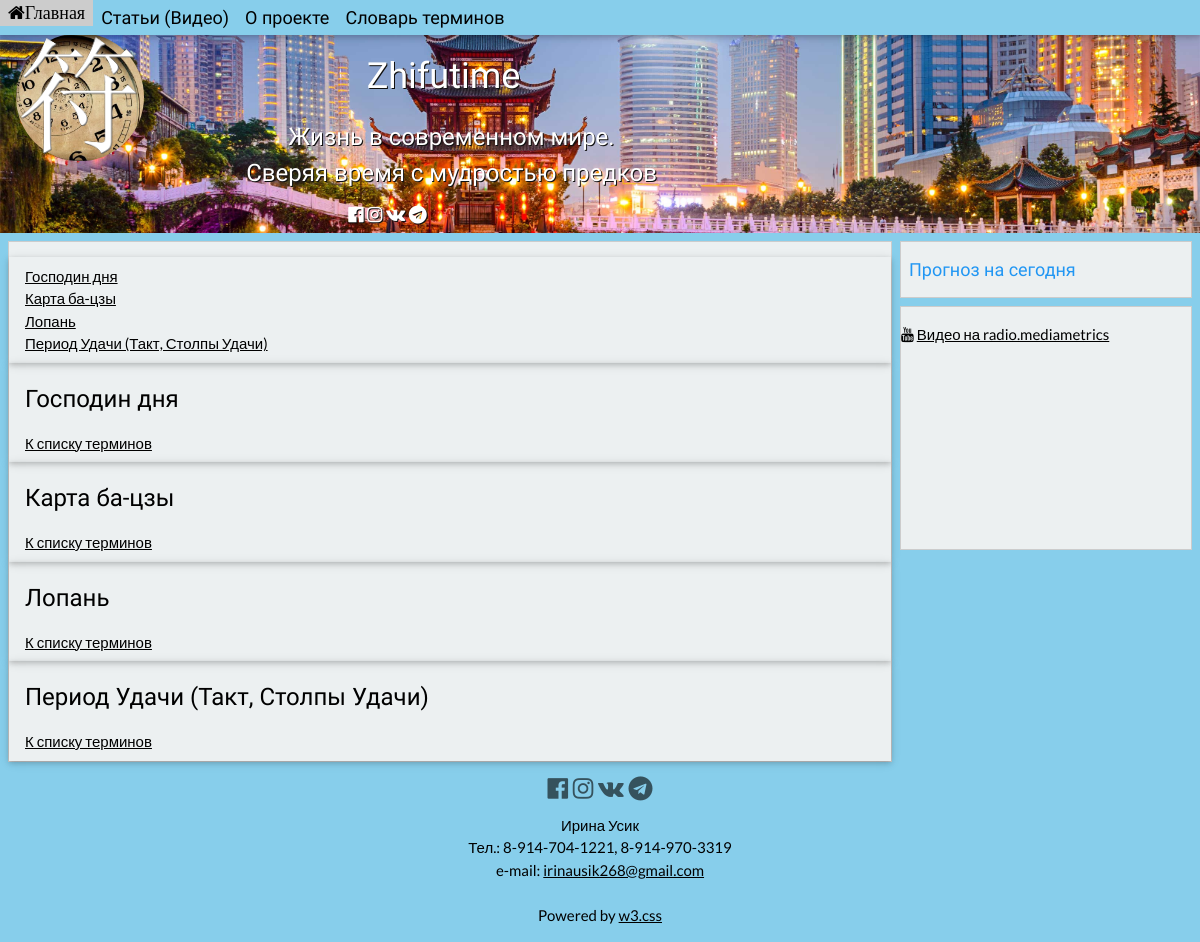
Page /thesaurus/ on the earlier database version.
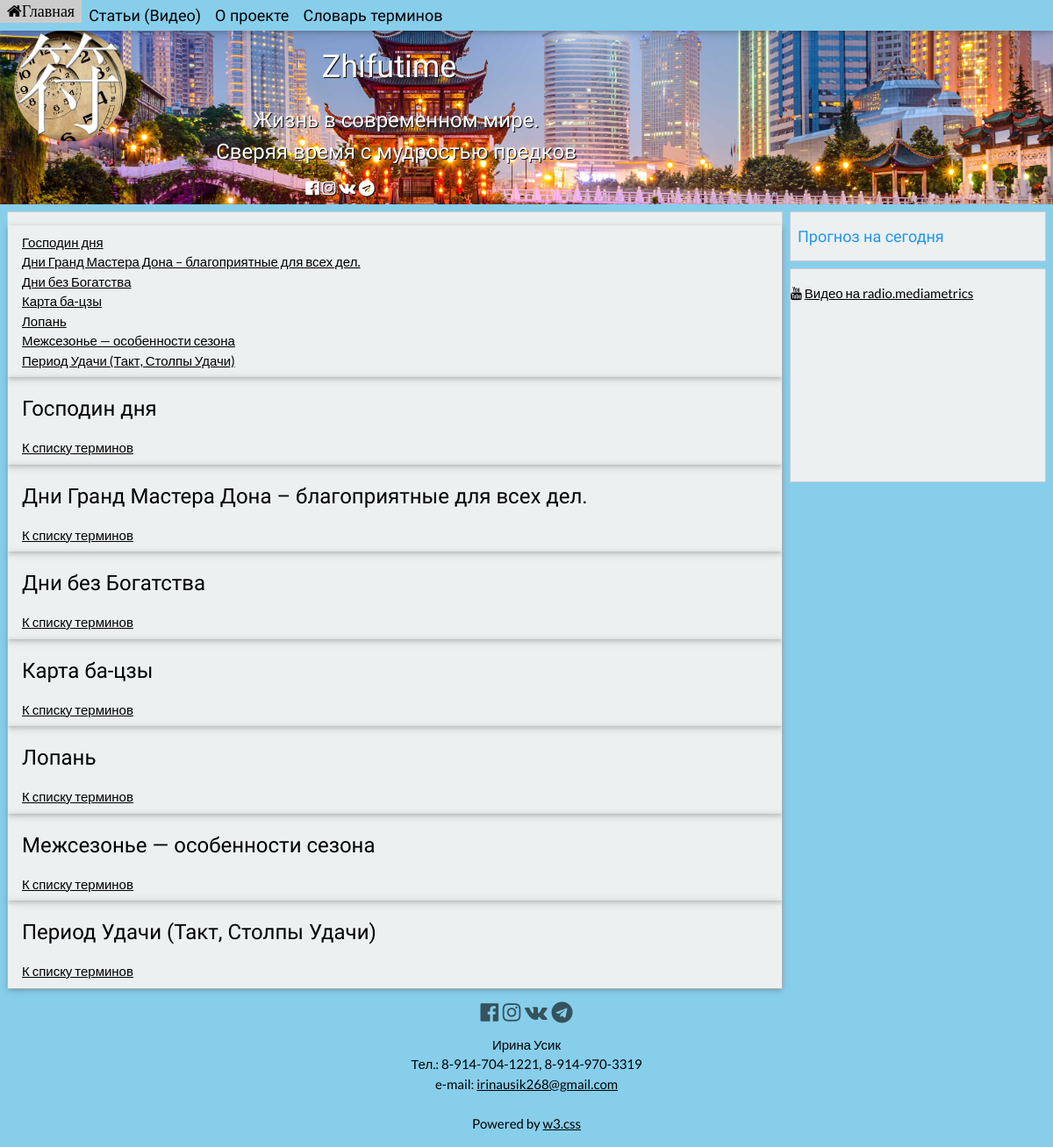
Same page on the later database version.
### zhifutime/models.py (models this page shows)
class Term(models.Model):
    title = models.CharField(max_length=80)
    text = tinymce_models.HTMLField()
    class Meta:
        ordering = ['title']
        verbose_name = 'Термин'
        verbose_name_plural = 'Термины'

### zhifutime/views.py (the view)
# urls.py: url(r'^thesaurus/$', views.thesaurus, name='thesaurus'),
def thesaurus(request):
    terms = Term.objects.all
    return render(request, 'thesaurus.html', {'terms': terms})

### zhifutime/templates/thesaurus.html (shortened to what this page needs)
{%  extends 'basetry.html' %}
{% block main_content %}
    <div  class="w3-card w3-padding" id="list">
    {%  for term in terms %}
        <tr><div>
            <a href="#{{ term.id }}">{{ term.title }}</a>
            </div>
        </tr>
    {% endfor %}
    </div>
    <table class="w3-table-all w3-hoverable">
        {%  for term in terms %}
        <tr><div class="w3-card w3-padding">
            <h3 id="{{ term.id }}">{{ term.title }}</h3>
            <a href="#list">К списку терминов</a>
            </div>
        </tr>
        {% endfor %}
    </table>
{% endblock %}

Differences in the rows shown:
added Term: title "Дни Гранд Мастера Дона – благоприятные для всех дел."
added Term: title "Дни без Богатства"
added Term: title "Межсезонье — особенности сезона"
